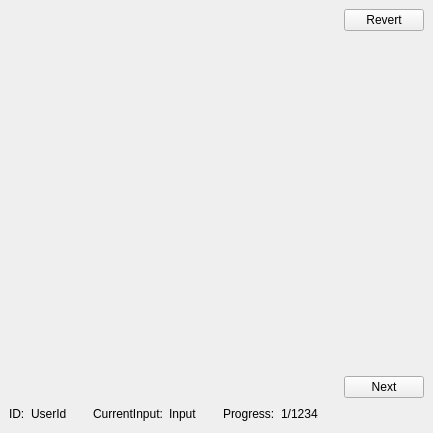
<?xml version="1.0" encoding="UTF-8"?>
<ui version="4.0">
 <class>mainWindow</class>
 <widget class="QMainWindow" name="mainWindow">
  <property name="geometry">
   <rect>
    <x>0</x>
    <y>0</y>
    <width>433</width>
    <height>433</height>
   </rect>
  </property>
  <property name="windowTitle">
   <string>Cap Image Viewer</string>
  </property>
  <widget class="QWidget" name="centralwidget">
   <layout class="QVBoxLayout" name="verticalLayout_2">
    <item>
     <layout class="QHBoxLayout" name="horizontalLayout">
      <item>
       <widget class="QWidget" name="img_widget" native="true">
        <property name="sizePolicy">
         <sizepolicy hsizetype="MinimumExpanding" vsizetype="Preferred">
          <horstretch>0</horstretch>
          <verstretch>0</verstretch>
         </sizepolicy>
        </property>
        <layout class="QVBoxLayout" name="verticalLayout_3"/>
       </widget>
      </item>
      <item>
       <layout class="QVBoxLayout" name="verticalLayout">
        <property name="spacing">
         <number>4</number>
        </property>
        <item>
         <widget class="QPushButton" name="revert_btn">
          <property name="maximumSize">
           <size>
            <width>80</width>
            <height>16777215</height>
           </size>
          </property>
          <property name="text">
           <string>Revert</string>
          </property>
          <property name="shortcut">
           <string>R</string>
          </property>
         </widget>
        </item>
        <item>
         <spacer name="verticalSpacer">
          <property name="orientation">
           <enum>Qt::Vertical</enum>
          </property>
          <property name="sizeHint" stdset="0">
           <size>
            <width>20</width>
            <height>40</height>
           </size>
          </property>
         </spacer>
        </item>
        <item>
         <widget class="QPushButton" name="next_btn">
          <property name="maximumSize">
           <size>
            <width>80</width>
            <height>16777215</height>
           </size>
          </property>
          <property name="text">
           <string>Next</string>
          </property>
          <property name="shortcut">
           <string>Space</string>
          </property>
         </widget>
        </item>
       </layout>
      </item>
     </layout>
    </item>
    <item>
     <layout class="QHBoxLayout" name="horizontalLayout_2">
      <item>
       <widget class="QLabel" name="label">
        <property name="text">
         <string>ID:</string>
        </property>
       </widget>
      </item>
      <item>
       <widget class="QLabel" name="id_lbl">
        <property name="text">
         <string>UserId</string>
        </property>
       </widget>
      </item>
      <item>
       <spacer name="horizontalSpacer_2">
        <property name="orientation">
         <enum>Qt::Horizontal</enum>
        </property>
        <property name="sizeType">
         <enum>QSizePolicy::Maximum</enum>
        </property>
        <property name="sizeHint" stdset="0">
         <size>
          <width>20</width>
          <height>20</height>
         </size>
        </property>
       </spacer>
      </item>
      <item>
       <widget class="QLabel" name="label_3">
        <property name="text">
         <string>CurrentInput:</string>
        </property>
       </widget>
      </item>
      <item>
       <widget class="QLabel" name="input_lbl">
        <property name="text">
         <string>Input</string>
        </property>
       </widget>
      </item>
      <item>
       <spacer name="horizontalSpacer_3">
        <property name="orientation">
         <enum>Qt::Horizontal</enum>
        </property>
        <property name="sizeType">
         <enum>QSizePolicy::Maximum</enum>
        </property>
        <property name="sizeHint" stdset="0">
         <size>
          <width>20</width>
          <height>20</height>
         </size>
        </property>
       </spacer>
      </item>
      <item>
       <widget class="QLabel" name="label_5">
        <property name="text">
         <string>Progress:</string>
        </property>
       </widget>
      </item>
      <item>
       <widget class="QLabel" name="progress_lbl">
        <property name="text">
         <string>1/1234</string>
        </property>
       </widget>
      </item>
      <item>
       <spacer name="horizontalSpacer">
        <property name="orientation">
         <enum>Qt::Horizontal</enum>
        </property>
        <property name="sizeHint" stdset="0">
         <size>
          <width>40</width>
          <height>20</height>
         </size>
        </property>
       </spacer>
      </item>
     </layout>
    </item>
   </layout>
  </widget>
 </widget>
 <resources/>
 <connections/>
</ui>
